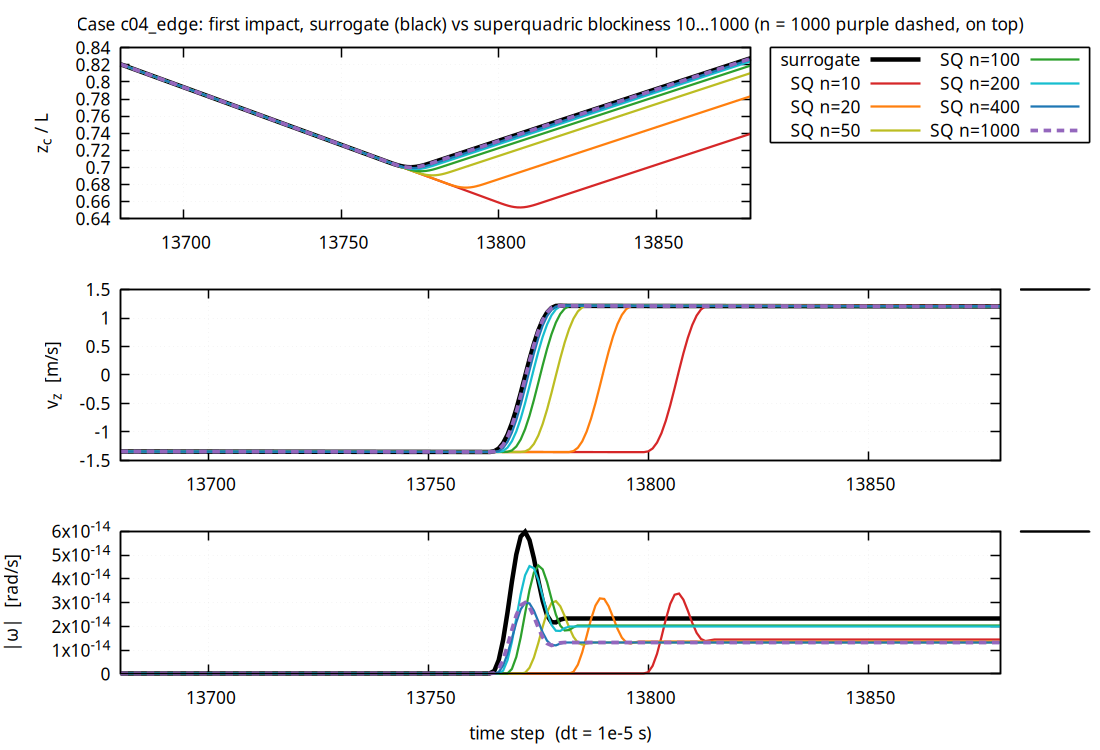

This figure's gnuplot source:
load "common.gp"
set output "fig_c04_edge_first_impact.png"
set multiplot layout 3,1 title "Case c04_edge: first impact, surrogate (black) vs superquadric blockiness 10…1000 (n = 1000 purple dashed, on top)" noenhanced
set xrange [13680:13880]
set key outside right
set lmargin 12
P(m) = S."ts_c04_edge_".m.".dat"
set ylabel "z_c / L"
unset xlabel
plot P("surrogate") u 1:($5/0.01) w l ls 1 t "surrogate", \
     P("sq_n10")   u 1:($5/0.01) w l ls 2 t "SQ n=10", \
     P("sq_n20")   u 1:($5/0.01) w l ls 3 t "SQ n=20", \
     P("sq_n50")   u 1:($5/0.01) w l ls 4 t "SQ n=50", \
     P("sq_n100")  u 1:($5/0.01) w l ls 5 t "SQ n=100", \
     P("sq_n200")  u 1:($5/0.01) w l ls 6 t "SQ n=200", \
     P("sq_n400")  u 1:($5/0.01) w l ls 7 t "SQ n=400", \
     P("sq_n1000") u 1:($5/0.01) w l ls 8 t "SQ n=1000"
set ylabel "v_z  [m/s]"
plot P("surrogate") u 1:8 w l ls 1 notitle, \
     P("sq_n10")   u 1:8 w l ls 2 notitle, P("sq_n20") u 1:8 w l ls 3 notitle, P("sq_n50") u 1:8 w l ls 4 notitle, \
     P("sq_n100")  u 1:8 w l ls 5 notitle, P("sq_n200") u 1:8 w l ls 6 notitle, P("sq_n400") u 1:8 w l ls 7 notitle, \
     P("sq_n1000") u 1:8 w l ls 8 notitle
set ylabel "|ω|  [rad/s]"
set xlabel "time step  (dt = 1e-5 s)"
W(i,j,k) = sqrt(i*i+j*j+k*k)
plot P("surrogate") u 1:(W($9,$10,$11)) w l ls 1 notitle, \
     P("sq_n10")   u 1:(W($9,$10,$11)) w l ls 2 notitle, P("sq_n20") u 1:(W($9,$10,$11)) w l ls 3 notitle, \
     P("sq_n50")   u 1:(W($9,$10,$11)) w l ls 4 notitle, P("sq_n100") u 1:(W($9,$10,$11)) w l ls 5 notitle, \
     P("sq_n200")  u 1:(W($9,$10,$11)) w l ls 6 notitle, P("sq_n400") u 1:(W($9,$10,$11)) w l ls 7 notitle, \
     P("sq_n1000") u 1:(W($9,$10,$11)) w l ls 8 notitle
unset multiplot
